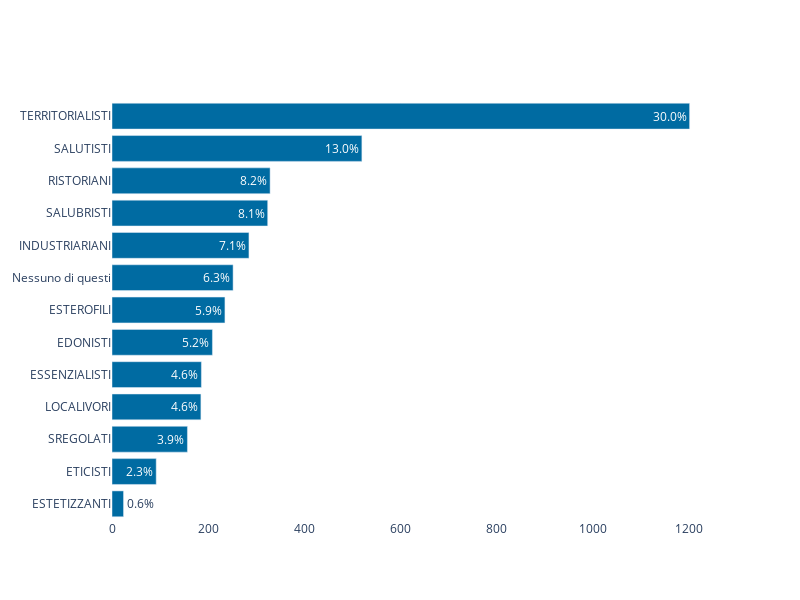

This figure's notebook cell:
### Code cell
selected_color_theme = 'blue'
selected_country = 'Italia'
df_filtered = df.query('country == @selected_country')
selected_metric = 'stile'
metric_series = group_df(df_filtered, selected_metric)
fig = make_bars_plotly(selected_color_theme, metric_series, fixed_order_flag_freq=False)
fig

### Figure 1 — Plotly figure (JSON) as saved in the notebook; plotly's stock layout.template omitted (floating-point values rounded to 4 significant figures)
{"data": [{"marker": {"color": "#006BA2"}, "orientation": "h", "text": ["0.6%", "2.3%", "3.9%", "4.6%", "4.6%", "5.2%", "5.9%", "6.3%", "7.1%", "8.1%", "8.2%", "13.0%", "30.0%"], "textposition": "auto", "type": "bar", "x": [24, 92, 157, 185, 186, 209, 235, 252, 285, 324, 329, 520, 1202], "y": ["ESTETIZZANTI", "ETICISTI", "SREGOLATI", "LOCALIVORI", "ESSENZIALISTI", "EDONISTI", "ESTEROFILI", "Nessuno di questi", "INDUSTRIARIANI", "SALUBRISTI", "RISTORIANI", "SALUTISTI", "TERRITORIALISTI"]}], "layout": {"height": 600, "plot_bgcolor": "white", "showlegend": false, "width": 800, "xaxis": {"autorange": true, "range": [0, 1265.0], "showgrid": true, "showticklabels": true, "tickangle": 0, "tickfont": {"size": 12}, "title": {"font": {"size": 12}, "standoff": 25}, "type": "linear"}, "yaxis": {"autorange": true, "linecolor": "black", "range": [-0.5, 12.5], "showgrid": false, "showline": false, "tickfont": {"size": 12}, "tickmode": "array", "tickvals": ["ESTETIZZANTI", "ETICISTI", "SREGOLATI", "LOCALIVORI", "ESSENZIALISTI", "EDONISTI", "ESTEROFILI", "Nessuno di questi", "INDUSTRIARIANI", "SALUBRISTI", "RISTORIANI", "SALUTISTI", "TERRITORIALISTI"], "type": "category"}}}
